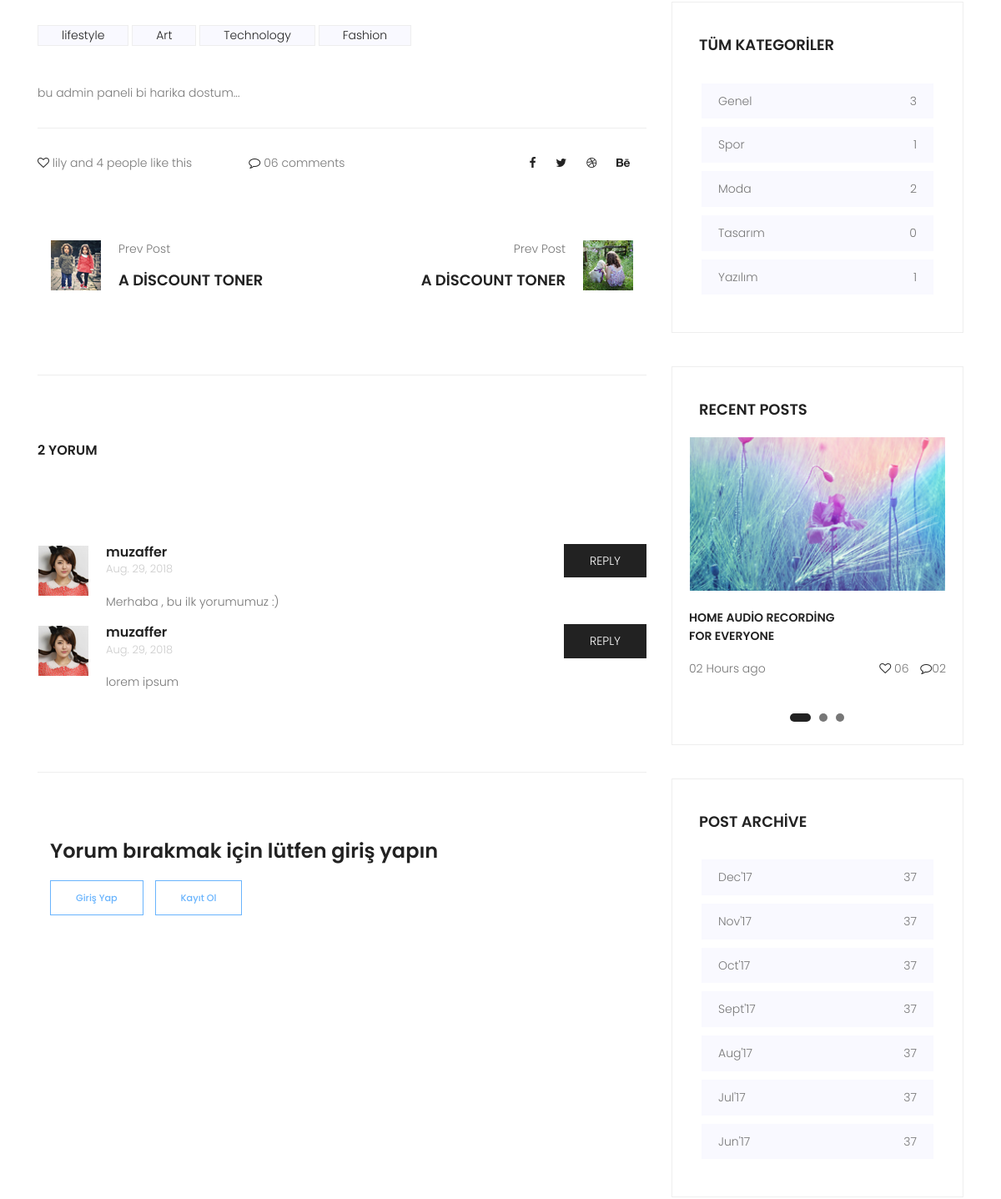
/detail/django-ile-ilk-post (middle part), run on an earlier commit of the app's database.
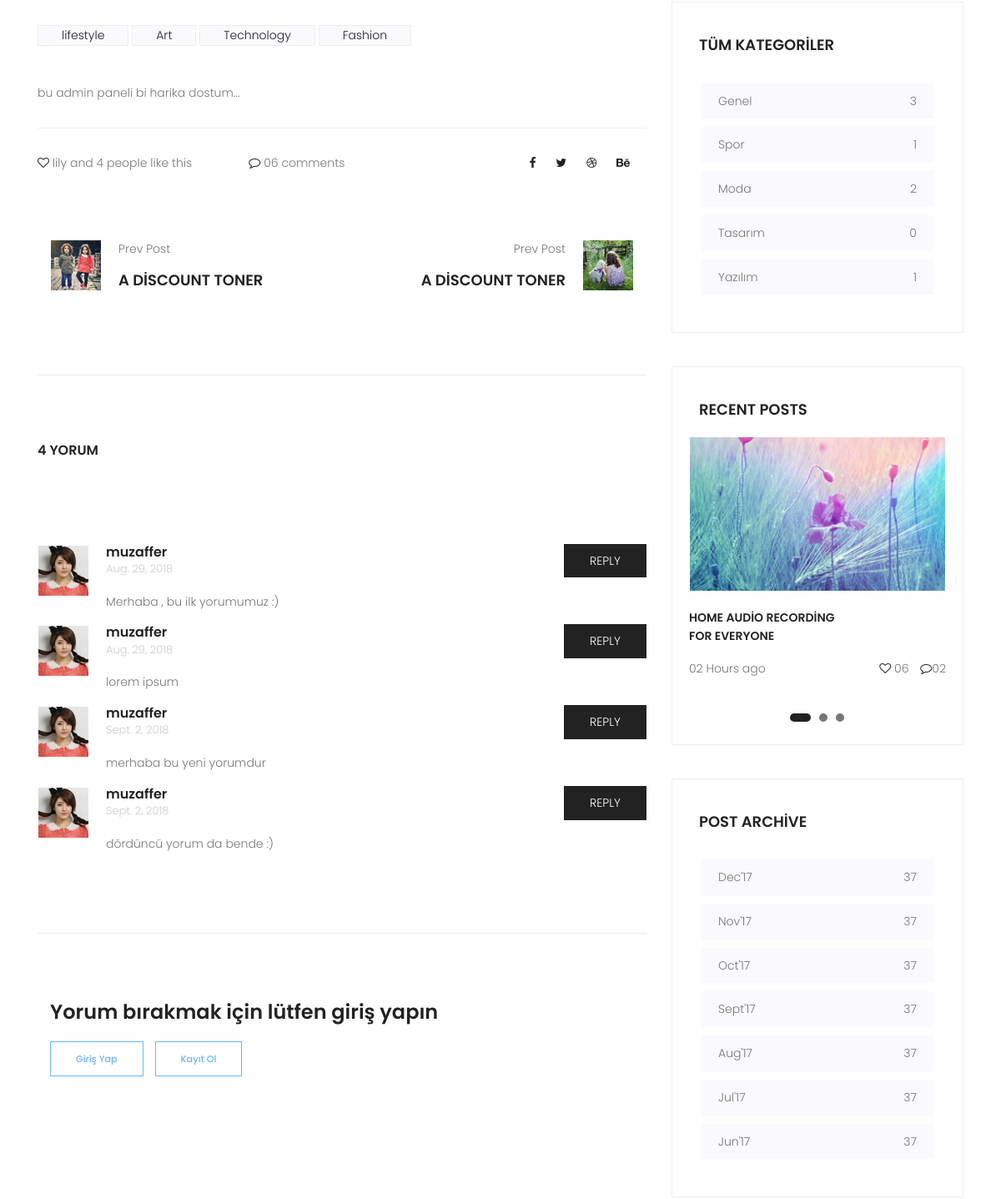
And on a later commit of the database.
### posts/models.py (models this page shows, shortened)
class Post(models.Model):
    user = models.ForeignKey(settings.AUTH_USER_MODEL,on_delete=models.CASCADE,default=1)
    title = models.CharField(max_length=150)
    image = models.ImageField(upload_to='uploads/',blank=True)
    content = models.TextField()
    slug = models.SlugField(unique=True,editable=False)
    created = models.DateField(auto_now_add=True)
    updated = models.DateField(auto_now=True)
    category = models.ForeignKey(Category,on_delete=models.CASCADE,related_name="posts")
    def commentCount(self):
        return self.comments.all().count()

class Comment(models.Model):
    post = models.ForeignKey(Post,on_delete=models.CASCADE,default=1,related_name="comments")
    user = models.ForeignKey(settings.AUTH_USER_MODEL,on_delete=models.CASCADE,default=1)
    content = models.TextField()
    created = models.DateField(auto_now_add=True)

class Category(models.Model):
    title = models.CharField(max_length=150)
    slug = models.SlugField(unique=True,editable=False)
    def postCount(self):
        return self.posts.all().count()

### posts/views.py (the view, shortened to what this page needs)
# urls.py: path('detail/<slug:slug>', views.PostDetail.as_view(),name='single'),
class PostDetail(DetailView,FormMixin):
    template_name = "posts/single.html"
    model = Post
    context_object_name = "single"
    form_class = CreateCommentForm
    def get_context_data(self, **kwargs):
        context = super(PostDetail, self).get_context_data(**kwargs)
        context['allCategories'] = Category.objects.all()
        context['form']= self.get_form()
        return context

### posts/templates/posts/single.html (shortened to what this page needs)
{% extends "base.html" %}
{% load static %}
{% load crispy_forms_tags %}
{% block content %}
    <div class="post-wrapper pt-100">
        <section class="post-area">
            <div class="container">
                <div class="row justify-content-center">
                    <div class="col-lg-8">
                        <div class="single-page-post">
                            <div class="tags">
                                <ul>
                                    <li><a href="#">lifestyle</a></li>
                                    <li><a href="#">Art</a></li>
                                    <li><a href="#">Technology</a></li>
                                    <li><a href="#">Fashion</a></li>
                                </ul>
                            </div>
                            <div class="single-post-content">
                             <p>{{ single.content }}</p>
                            </div>
                            <div class="bottom-wrapper">
                                <div class="row">
                                    <div class="col-lg-4 single-b-wrap col-md-12">
                                        <i class="fa fa-heart-o" aria-hidden="true"></i>
                                        lily and 4 people like this
                                    </div>
                                    <div class="col-lg-4 single-b-wrap col-md-12">
                                        <i class="fa fa-comment-o" aria-hidden="true"></i> 06 comments
                                    </div>
                                    <div class="col-lg-4 single-b-wrap col-md-12">
                                        <ul class="social-icons">
                                            <li><a href="#"><i class="fa fa-facebook" aria-hidden="true"></i></a></li>
                                            <li><a href="#"><i class="fa fa-twitter" aria-hidden="true"></i></a></li>
                                            <li><a href="#"><i class="fa fa-dribbble" aria-hidden="true"></i></a></li>
                                            <li><a href="#"><i class="fa fa-behance" aria-hidden="true"></i></a></li>
                                        </ul>
                                    </div>
                                </div>
                            </div>
                            <section class="nav-area pt-50 pb-100">
                                <div class="container">
                                    <div class="row justify-content-between">
                                        <div class="col-sm-6 nav-left justify-content-start d-flex">
                                            <div class="thumb">
                                                <img src="{% static "img/prev.jpg" %} " alt="">
                                            </div>
                                            <div class="details">
                                                <p>Prev Post</p>
                                                <h4 class="text-uppercase"><a href="#">A Discount Toner</a></h4>
                                            </div>
                                        </div>
                                        <div class="col-sm-6 nav-right justify-content-end d-flex">
                                            <div class="details">
                                                <p>Prev Post</p>
                                                <h4 class="text-uppercase"><a href="#">A Discount Toner</a></h4>
                                            </div>
                                            <div class="thumb">
                                                <img src="{% static "img/next.jpg" %} " alt="">
                                            </div>
                                        </div>
                                    </div>
                                </div>
                            </section>
                            <section class="comment-sec-area pt-80 pb-80">
                                <div class="container">
                                    <div class="row flex-column">
                                        <h5 class="text-uppercase pb-80">{{ single.commentCount }} Yorum</h5>
                                        <br>
                                       <div class="comment-list">
                                           {% for comment in single.comments.all %}
                                            <div class="single-comment justify-content-between d-flex">
                                                <div class="user justify-content-between d-flex">
                                                    <div class="thumb">
                                                        <img src="{% static "img/asset/c4.jpg" %} " alt="">
                                                    </div>
                                                    <div class="desc">
                                                        <h5><a href="#">{{ comment.user.username }}</a></h5>
                                                        <p class="date">{{ comment.created }} </p>
                                                        <p class="comment">
                                                           {{ comment.content }}
                                                        </p>
                                                    </div>
                                                </div>
                                                <div class="reply-btn">
                                                       <a href="" class="btn-reply text-uppercase">reply</a>
                                                </div>
                                            </div>
                                           {% endfor %}
                                        </div>
                                    </div>
                                </div>
                            </section>
                            <section class="commentform-area  pb-120 pt-80 mb-100">
                                <div class="container">
                                      {% if user.is_authenticated %}
                                    <h5 class="text-uppercas pb-50">Leave a Reply</h5>
                                    <div class="row flex-row d-flex">
                                       {% crispy form %}
                                    </div>
                                        {% else %}
                                              <h3>Yorum bırakmak için lütfen giriş yapın</h3>
                                                <div class="button-group-area mt-10">
                                                <a class="genric-btn primary-border" href="#" > Giriş Yap</a>
                                                <a class="genric-btn primary-border" href="#" > Kayıt Ol</a>
                                                    </div>
                                         {% endif %}
                                </div>
                            </section>
                        </div>
                    </div>
                    <div class="col-lg-4 sidebar-area ">
                        <div class="single_widget cat_widget">
                            <h4 class="text-uppercase pb-20">Tüm Kategoriler</h4>
                            <ul>
                                {% for category in allCategories %}
                                <li>
                                    <a href="{% url 'category-detail' category.slug %}">{{category.title }} <span>{{ category.postCount }} </span></a>
                                </li>
                                {% endfor %}
                            </ul>
                        </div>
                        <div class="single_widget recent_widget">
                            <h4 class="text-uppercase pb-20">Recent Posts</h4>
                            <div class="active-recent-carusel">
                                <div class="item">
                                    <img src="{% static "img/asset/slider.jpg" %} " alt="">
                                    <p class="mt-20 title text-uppercase">Home Audio Recording <br>
                                    For Everyone</p>
                                    <p>02 Hours ago <span> <i class="fa fa-heart-o" aria-hidden="true"></i>
                                    06 <i class="fa fa-comment-o" aria-hidden="true"></i>02</span></p>
                                </div>
                            </div>
                        </div>
                        <div class="single_widget cat_widget">
                            <h4 class="text-uppercase pb-20">post archive</h4>
                            <ul>
                                <li>
                                    <a href="#">Dec'17 <span>37</span></a>
                                </li>
                                <li>
                                    <a href="#">Nov'17 <span>37</span></a>
                                </li>
                                <li>
                                    <a href="#">Oct'17 <span>37</span></a>
                                </li>
                                <li>
                                    <a href="#">Sept'17 <span>37</span></a>
                                </li>
                                <li>
                                    <a href="#">Aug'17 <span>37</span></a>
                                </li>
                                <li>
                                    <a href="#">Jul'17 <span>37</span></a>
                                </li>
                                <li>
                                    <a href="#">Jun'17 <span>37</span></a>
                                </li>
                            </ul>
                        </div>
                    </div>
                </div>
            </div>
        </section>
    </div>
{% endblock %}

### posts/templates/base.html (shortened to what this page needs)
{% load static %}
	<!DOCTYPE html>
	<html lang="tr" class="no-js">
	<head>
			<link rel="stylesheet" href="{% static "css/linearicons.css" %}">
			<link rel="stylesheet" href="{% static "css/font-awesome.min.css" %}">
			<link rel="stylesheet" href="{% static "css/bootstrap.css" %}">
			<link rel="stylesheet" href="{% static "css/owl.carousel.css" %}">
			<link rel="stylesheet" href="{% static "css/main.css" %}">
		</head>
		<body>
            {% block content %}
            {% endblock %}
		</body>
	</html>

### static/css/main.css (style rules this page uses)
body { color:#777;font-family:"Poppins",sans-serif;font-size:14px;font-weight:300;line-height:1.625em;position:relative }
ol,ul { margin:0;padding:0;list-style:none }
a { -webkit-transition:all 0.3s ease 0s;-moz-transition:all 0.3s ease 0s;-o-transition:all 0.3s ease 0s;transition:all 0.3s ease 0s }
a,a:focus,a:hover { text-decoration:none;outline:0 }
h1,h2,h3,h4,h5,h6 { font-family:"Poppins",sans-serif;color:#222;line-height:1.2em !important;margin-bottom:0;margin-top:0;font-weight:600 }
h3,.h3 { font-size:24px }
h4,.h4 { font-size:18px }
h5,.h5 { font-size:16px }
.mt-10 { margin-top:10px }
.mt-20 { margin-top:20px }
.mb-100 { margin-bottom:100px }
.pt-50 { padding-top:50px }
.pt-80 { padding-top:80px }
.pt-100 { padding-top:100px }
.pb-20 { padding-bottom:20px }
.pb-80 { padding-bottom:80px }
.pb-100 { padding-bottom:100px }
.pb-120 { padding-bottom:120px }
.flex-column { -webkit-box-direction:normal;-webkit-box-orient:vertical;-webkit-flex-direction:column;-moz-flex-direction:column;-ms-flex-direction:column;flex-direction:column }
b,i,sup,sub,u,del { color:#69B4FD }
h3 { font-size:24px }
h4 { font-size:18px }
h5 { font-size:16px }
h1,h2,h3,h4,h5,h6 { line-height:1.5em }
.button-group-area .genric-btn { margin-right:10px;margin-top:10px }
.button-group-area .genric-btn:last-child { margin-right:0 }
.genric-btn { display:inline-block;outline:none;line-height:40px;padding:0 30px;font-size:.8em;text-align:center;text-decoration:none;font-weight:500;cursor:pointer;-webkit-transition:all 0.3s ease 0s;-moz-transition:all 0.3s ease 0s;-o-transition:all 0.3s ease 0s;transition:all 0.3s ease 0s }
.genric-btn.primary-border { color:#69B4FD;border:1px solid #69B4FD;background:#fff }
body { position:relative }
i { color:#222 }
.tags ul { margin-top:30px;margin-bottom:30px }
.tags ul li { background:#f9f9ff;border:1px solid #eee;display:inline-block;margin-bottom:15px }
.tags ul a { color:#222;padding:4px 28px;-webkit-transition:all 0.3s ease 0s;-moz-transition:all 0.3s ease 0s;-o-transition:all 0.3s ease 0s;transition:all 0.3s ease 0s }
.bottom-wrapper { margin-top:30px;padding-top:30px;padding-bottom:30px;border-top:1px solid #eee }
.bottom-wrapper .social-icons { float:right }
.bottom-wrapper .social-icons li { display:inline-block;margin-right:20px }
.bottom-wrapper .social-icons li a { -webkit-transition:all 0.3s ease 0s;-moz-transition:all 0.3s ease 0s;-o-transition:all 0.3s ease 0s;transition:all 0.3s ease 0s }
.single_widget { border:1px solid #eee;padding:20px;margin-bottom:40px }
.cat_widget h4 { padding-top:20px;margin-left:12px }
.cat_widget ul { padding:15px }
.cat_widget ul li { background-color:#f9f9ff;padding:10px 20px;margin-bottom:10px;-webkit-transition:all 0.3s ease 0s;-moz-transition:all 0.3s ease 0s;-o-transition:all 0.3s ease 0s;transition:all 0.3s ease 0s }
.cat_widget ul li span { float:right }
.cat_widget ul li a { color:#777 }
.recent_widget h4 { padding-top:20px;margin-left:12px }
.recent_widget .title { font-weight:600;color:#222 }
.recent_widget p i { margin-left:10px }
.recent_widget p span { float:right }
.sidebar-area { padding-bottom:80px }
.nav-area { border-bottom:1px solid #eee }
.nav-area a { color:#222 }
.nav-area .nav-left .thumb { padding-right:20px }
.nav-area .nav-right { text-align:right }
.nav-area .nav-right .thumb { padding-left:20px }
.comment-sec-area { border-bottom:1px solid #eee;padding-bottom:50px }
.comment-sec-area a { color:#222 }
.comment-sec-area .comment-list { padding-bottom:30px }
.comment-sec-area .thumb { margin-right:20px }
.comment-sec-area .date { font-size:13px;color:#cccccc }
.comment-sec-area .comment { color:#777777 }
.comment-sec-area .btn-reply { background-color:#222;color:#fff;border:1px solid #222;padding:8px 30px;display:block;-webkit-transition:all 0.3s ease 0s;-moz-transition:all 0.3s ease 0s;-o-transition:all 0.3s ease 0s;transition:all 0.3s ease 0s }
.commentform-area { padding-bottom:100px }

What changed in the data, as far as the page shows it:
computed for Post "bu admin paneli bi harika dostum...": commentCount "2" → "4"
added Comment: user.username "muzaffer", created "Sept. 2, 2018", content "merhaba bu yeni yorumdur"
added Comment: user.username "muzaffer", created "Sept. 2, 2018", content "dördüncü yorum da bende :)"
